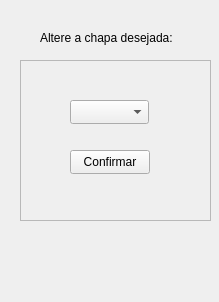
<?xml version="1.0" encoding="UTF-8"?>
<ui version="4.0">
 <class>Form</class>
 <widget class="QWidget" name="Form">
  <property name="geometry">
   <rect>
    <x>0</x>
    <y>0</y>
    <width>219</width>
    <height>302</height>
   </rect>
  </property>
  <property name="windowTitle">
   <string>Form</string>
  </property>
  <widget class="QFrame" name="FrameModChapa">
   <property name="geometry">
    <rect>
     <x>20</x>
     <y>60</y>
     <width>191</width>
     <height>161</height>
    </rect>
   </property>
   <property name="frameShape">
    <enum>QFrame::StyledPanel</enum>
   </property>
   <property name="frameShadow">
    <enum>QFrame::Raised</enum>
   </property>
   <widget class="QComboBox" name="BoxChapa">
    <property name="geometry">
     <rect>
      <x>50</x>
      <y>40</y>
      <width>79</width>
      <height>24</height>
     </rect>
    </property>
   </widget>
   <widget class="QPushButton" name="BotaoConfirmMod">
    <property name="geometry">
     <rect>
      <x>50</x>
      <y>90</y>
      <width>80</width>
      <height>24</height>
     </rect>
    </property>
    <property name="text">
     <string>Confirmar</string>
    </property>
   </widget>
  </widget>
  <widget class="QLabel" name="TextMod">
   <property name="geometry">
    <rect>
     <x>40</x>
     <y>30</y>
     <width>151</width>
     <height>16</height>
    </rect>
   </property>
   <property name="text">
    <string>Altere a chapa desejada:</string>
   </property>
  </widget>
 </widget>
 <resources/>
 <connections/>
</ui>
